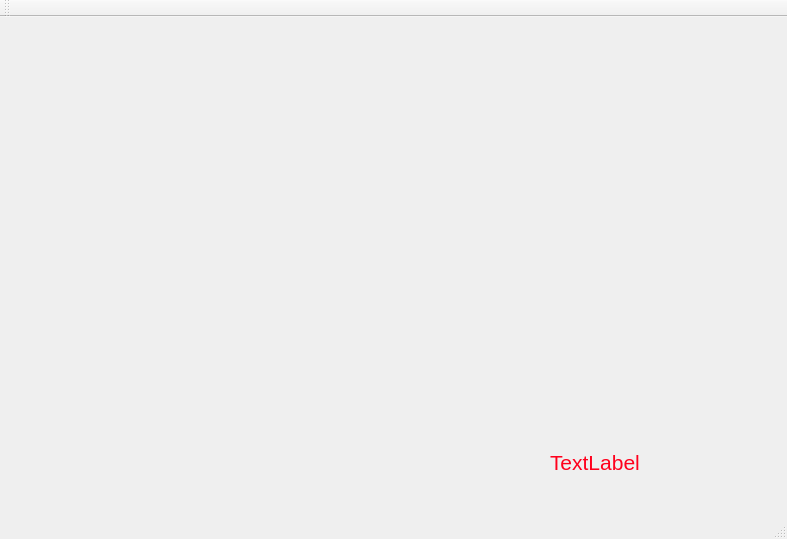
<?xml version="1.0" encoding="UTF-8"?>
<ui version="4.0">
 <class>MainWindow</class>
 <widget class="QMainWindow" name="MainWindow">
  <property name="geometry">
   <rect>
    <x>0</x>
    <y>0</y>
    <width>787</width>
    <height>539</height>
   </rect>
  </property>
  <property name="windowTitle">
   <string>Rader</string>
  </property>
  <property name="autoFillBackground">
   <bool>false</bool>
  </property>
  <widget class="QWidget" name="centralWidget">
   <widget class="QLabel" name="label">
    <property name="geometry">
     <rect>
      <x>550</x>
      <y>420</y>
      <width>231</width>
      <height>51</height>
     </rect>
    </property>
    <property name="font">
     <font>
      <pointsize>16</pointsize>
     </font>
    </property>
    <property name="styleSheet">
     <string notr="true">color: rgb(255, 11, 28);</string>
    </property>
    <property name="text">
     <string>&lt;html&gt;&lt;head/&gt;&lt;body&gt;&lt;p&gt;&lt;span style=&quot; color:#ff001c;&quot;&gt;TextLabel&lt;/span&gt;&lt;/p&gt;&lt;/body&gt;&lt;/html&gt;</string>
    </property>
   </widget>
  </widget>
  <widget class="QToolBar" name="mainToolBar">
   <attribute name="toolBarArea">
    <enum>TopToolBarArea</enum>
   </attribute>
   <attribute name="toolBarBreak">
    <bool>false</bool>
   </attribute>
  </widget>
  <widget class="QStatusBar" name="statusBar"/>
  <widget class="QMenuBar" name="menuBar">
   <property name="geometry">
    <rect>
     <x>0</x>
     <y>0</y>
     <width>787</width>
     <height>22</height>
    </rect>
   </property>
  </widget>
 </widget>
 <layoutdefault spacing="6" margin="11"/>
 <resources/>
 <connections/>
</ui>
